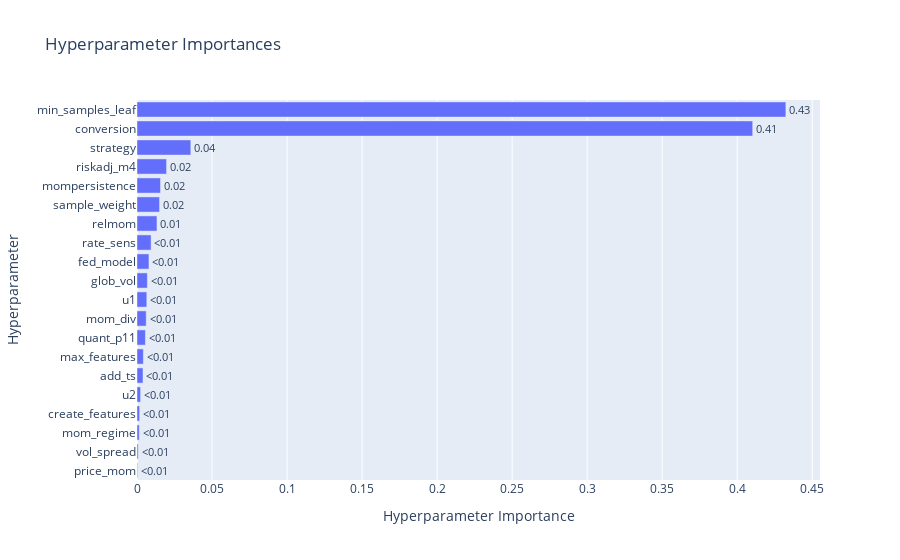

Here is the notebook cell this chart was saved with:
### Code cell
optuna.visualization.plot_param_importances(study)

### Figure 1 — Plotly figure (JSON) as saved in the notebook; plotly's stock layout.template omitted (floating-point values rounded to 4 significant figures)
{"data": [{"cliponaxis": false, "hovertemplate": ["price_mom (CategoricalDistribution): 0.0004046087679495845<extra></extra>", "vol_spread (CategoricalDistribution): 0.0007779125095465231<extra></extra>", "mom_regime (CategoricalDistribution): 0.0015260777949059185<extra></extra>", "create_features (CategoricalDistribution): 0.0017660184748638339<extra></extra>", "u2 (CategoricalDistribution): 0.0023947544165892607<extra></extra>", "add_ts (CategoricalDistribution): 0.004017418250587945<extra></extra>", "max_features (CategoricalDistribution): 0.004239254432208698<extra></extra>", "quant_p11 (CategoricalDistribution): 0.0056020696184855496<extra></extra>", "mom_div (CategoricalDistribution): 0.0061458855764967586<extra></extra>", "u1 (CategoricalDistribution): 0.006545154028374226<extra></extra>", "glob_vol (CategoricalDistribution): 0.006894595199773043<extra></extra>", "fed_model (CategoricalDistribution): 0.00796479254181416<extra></extra>", "rate_sens (CategoricalDistribution): 0.009396445279679817<extra></extra>", "relmom (CategoricalDistribution): 0.013310904797754895<extra></extra>", "sample_weight (CategoricalDistribution): 0.015038365673232369<extra></extra>", "mompersistence (CategoricalDistribution): 0.01567261971092857<extra></extra>", "riskadj_m4 (CategoricalDistribution): 0.01969212034582838<extra></extra>", "strategy (CategoricalDistribution): 0.0358671735825373<extra></extra>", "conversion (IntDistribution): 0.41032962934566725<extra></extra>", "min_samples_leaf (IntDistribution): 0.43241419965277544<extra></extra>"], "name": "Objective Value", "orientation": "h", "text": ["<0.01", "<0.01", "<0.01", "<0.01", "<0.01", "<0.01", "<0.01", "<0.01", "<0.01", "<0.01", "<0.01", "<0.01", "<0.01", "0.01", "0.02", "0.02", "0.02", "0.04", "0.41", "0.43"], "textposition": "outside", "type": "bar", "x": [0.0004046, 0.0007779, 0.001526, 0.001766, 0.002395, 0.004017, 0.004239, 0.005602, 0.006146, 0.006545, 0.006895, 0.007965, 0.009396, 0.01331, 0.01504, 0.01567, 0.01969, 0.03587, 0.4103, 0.4324], "y": ["price_mom", "vol_spread", "mom_regime", "create_features", "u2", "add_ts", "max_features", "quant_p11", "mom_div", "u1", "glob_vol", "fed_model", "rate_sens", "relmom", "sample_weight", "mompersistence", "riskadj_m4", "strategy", "conversion", "min_samples_leaf"]}], "layout": {"title": {"text": "Hyperparameter Importances"}, "xaxis": {"title": {"text": "Hyperparameter Importance"}}, "yaxis": {"title": {"text": "Hyperparameter"}}}}
